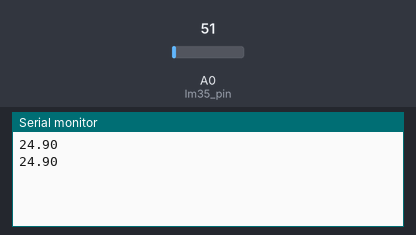
Simulated run of this sketch. Board: Arduino Uno, built with avr-gcc and run on an emulated ATmega328P. Shown: the last lines printed to the serial monitor. The inputs (shaded band) are chosen by the test bench; at power-on: A0 (lm35_pin) = 51.

Above: at 2.8 s.
2.9 s: A0 (lm35_pin) set to 61
At 4.6 s:
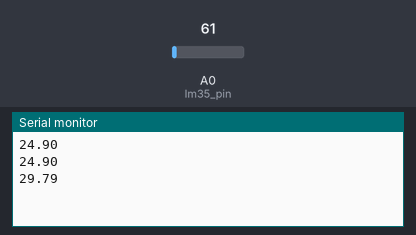
5.6 s: A0 (lm35_pin) set to 71
At 7.4 s:
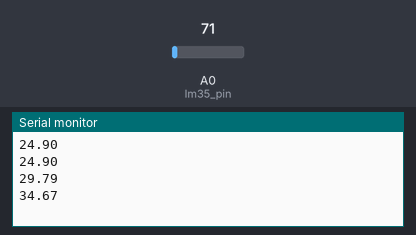
Timing chart, 0 to 8.9 s (numbered marks = the images above; inputs shaded):
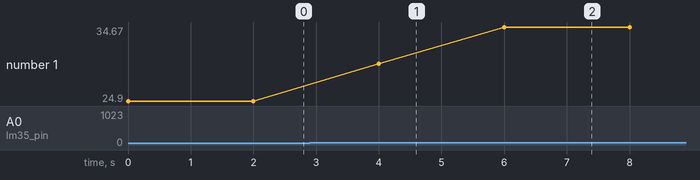

The sketch:

Temp.ino
```cpp
int lm35_pin = A0; //Connect the LM35 output to Analog Pin A0
float temp_celsius; // variable to store temperature in Celsius
#include <SoftwareSerial.h>
SoftwareSerial s(1,0);
void setup()
{
  Serial.begin(9600);
  s.begin(9600);
}

void loop()
{
  int sensor_value = analogRead(lm35_pin); // read the value from the LM35
  temp_celsius = (sensor_value * 500.0) / 1024.0;
  Serial.println(temp_celsius);
  delay(2000);
}
```

Measured:
- after the input at 2.9 s, the serial monitor: prints a new line after 1.1 s (image 1)
- after the input at 5.6 s, the serial monitor: prints a new line after 0.40 s (image 2)
- plotted number 1: 24.9 → 29.79 after the input at 2.9 s, 29.79 → 34.67 after the input at 5.6 s
